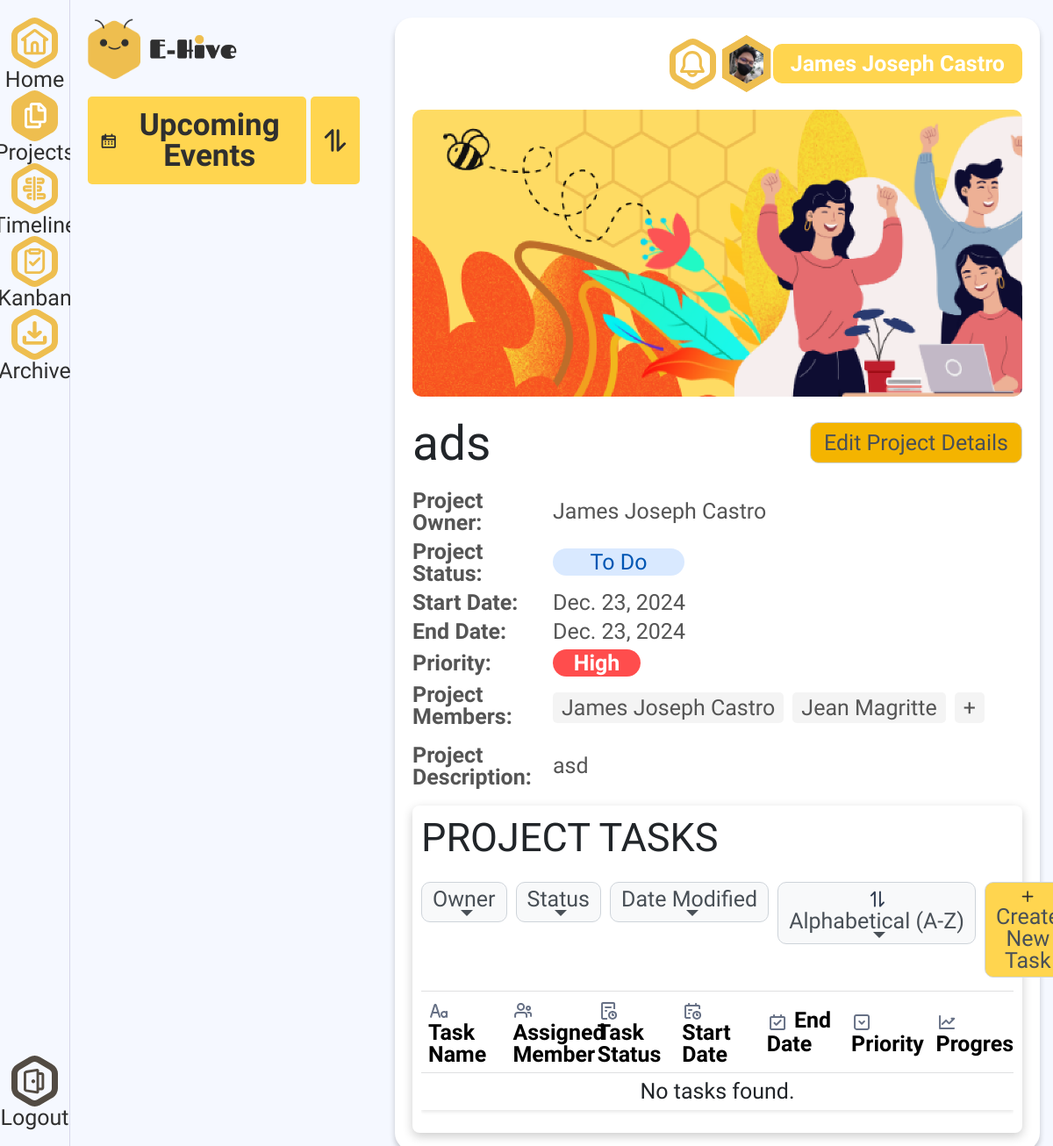
/my_app/view_proj/2/ (signed in), run on the app's committed database.
### my_app/models.py (models this page shows, shortened)
class User(models.Model):
    first_name = models.CharField(max_length=100)
    last_name = models.CharField(max_length=100)
    email = models.EmailField(unique=True)
    password = models.CharField(max_length=128)
    birthday = models.DateField()
    picture = models.CharField(
        max_length=255,
        blank=True,
        null=True,
        default='/static/profile_pictures/default_profile.jpg'
    )

class Project(models.Model):
    project_name = models.CharField(max_length=100)
    project_description = models.TextField(null=True)
    start_date = models.DateField()
    end_date = models.DateField()
    PROJECT_STATUS_CHOICES = [
        ('TO_DO', 'To Do'),
        ('IN_PROGRESS', 'In Progress'),
        ('COMPLETED', 'Completed'),
        ('CANCELLED', 'Cancelled'),
    ]
    project_status = models.CharField(max_length=20, choices=PROJECT_STATUS_CHOICES, default='TO_DO')
    PROJECT_PRIORITY_CHOICES = [
        ('LOW', 'Low'),
        ('MEDIUM', 'Medium'),
        ('HIGH', 'High'),
    ]
    project_priority = models.CharField(max_length=10, choices=PROJECT_PRIORITY_CHOICES, default='MEDIUM')
    user = models.ForeignKey('User', on_delete=models.CASCADE, related_name='projects')
    background = models.CharField(max_length=255, blank=True, null=True)
    is_archived = models.BooleanField(default=False)

class ProjectMembership(models.Model):
    user = models.ForeignKey('User', on_delete=models.CASCADE, related_name='memberships')
    project = models.ForeignKey('Project', on_delete=models.CASCADE, related_name='memberships')
    MEMBERSHIP_ROLE_CHOICES = [
        ('MANAGER', 'Manager'),
        ('MEMBER', 'Member'),
    ]
    membership_role = models.CharField(max_length=20, choices=MEMBERSHIP_ROLE_CHOICES, default='MEMBER')
    is_accepted = models.BooleanField(default=False)

### my_app/views.py (the view)
# urls.py: path('view_proj/<int:project_id>/', views.view_proj, name='view_proj'),
def view_proj(request, project_id):
    template = "view_proj.html"
    user_id = request.session.get('user_id')
    if not user_id:
        return redirect('login')
    project = get_object_or_404(Project, id=project_id)
    membership = ProjectMembership.objects.filter(user_id=user_id, project=project).first()
    if not membership or not membership.is_accepted:
        return redirect('project')
    tasks = Task.objects.filter(project=project).prefetch_related('task_assignments__user')
    accepted_memberships = ProjectMembership.objects.filter(project=project, is_accepted=True)
    context = {
        "title": "E-Hive",
        'project': project,
        'is_manager': membership.membership_role == 'MANAGER',
        'tasks': tasks,
        'accepted_memberships': accepted_memberships,
    }
    return render(request, template, context)

### my_app/context_processors.py (called while the page is built, shortened)
def user_context(request):
    if 'user_id' in request.session:
        try:
            user = User.objects.get(id=request.session['user_id'])
            user_name = f"{user.first_name} {user.last_name}"
            default_picture = '/static/profile_pictures/default_profile.jpg'
            user_profile = user.picture if user.picture else default_picture
            return {
                'user_name': user_name,
                'user_birthday': user.birthday.strftime('%B %d, %Y') if user.birthday else None,
                'user_email': user.email,
                'user_profile': user_profile,
            }
        except User.DoesNotExist:
            pass

def notifications_context(request):
    if 'user_id' in request.session:
        user = User.objects.get(id=request.session['user_id'])
        return {
            'notifications': Notification.objects.filter(user=user, is_read=False)
        }
    return {'notifications': []}

### my_app/templates/view_proj.html (shortened to what this page needs)
{% extends 'base.html' %}
{% block content %}
{% load static %}
<link rel="stylesheet" href="{% static 'css/view_proj.css' %}">
<link href="https://cdn.jsdelivr.net/npm/bootstrap@5.3.0-alpha1/dist/css/bootstrap.min.css" rel="stylesheet">
<div class="dashboard">
    <main>
        <header>
            <div class="out-welcome">
                <div class="welcome" style="background: url({% static 'img/banner/timeline.png' %}) no-repeat center center; background-size: cover;"></div>
            </div>
        {% include 'profile_temp.html' %}
    </header>
    <div class="project-header">
      <h1 id="projectTitle">{{ project.project_name }}</h1>
      {% if is_manager %}
        <button class="edit-button" id="openModalButton2">Edit Project Details</button>
      {% endif %}
  </div>
  <div class="project-details">
      <div class="project-info">
        <div class="rows">
          <span><strong>Project Owner:</strong></span>
          <span id="projectOwner">{{ project.user.first_name }} {{ project.user.last_name }}</span>
      </div>
      <div class="rows">
          <span><strong>Project Status:</strong></span>
          <span id="projectStatus" class="status">{{ project.get_project_status_display }}</span>
      </div>
      <div class="rows">
          <span><strong>Start Date:</strong></span>
          <span id="projectStartDate">{{ project.start_date }}</span>
      </div>
      <div class="rows">
          <span><strong>End Date:</strong></span>
          <span id="projectEndDate">{{ project.end_date }}</span>
      </div>
      <div class="rows">
          <span><strong>Priority:</strong></span>
          <span id="projectPriority" class="priority {{ project.project_priority|lower }}">{{ project.get_project_priority_display }}</span>
      </div>
      <div class="rows">
          <span><strong>Project Members:</strong></span>
          <div id="projectMembers" class="members">
            {% for member in accepted_memberships %}
              <span class="member">{{ member.user.first_name }} {{ member.user.last_name }}</span>
            {% endfor %}
              {% if is_manager %}
                <span id="addMembers" class="member">+</span>
              {% endif %}
          </div>
      </div>
      <div class="rows">
          <span style="align-items: baseline; margin-top: 23px;"><strong>Project Description:</strong></span>
          <div class="project-description">
              <p id="projectDescription">{{ project.project_description }}</p>
          </div>
      </div>
      </div>
  </div>
    <div class="projects">
        <div class="conts">
            <div class="top">
                <h1>PROJECT TASKS</h1>
                <div class="custom-dropdown">
                <div class="dropdown">
                    <button class="btn btn-light dropdown-toggle" type="button" data-bs-toggle="dropdown">
                      Owner
                    </button>
                  </div>
                  <div class="dropdown">
                    <button class="btn btn-light dropdown-toggle" type="button" data-bs-toggle="dropdown">
                      Status
                    </button>
                  </div>
                  <div class="dropdown">
                    <button class="btn btn-light dropdown-toggle" type="button" data-bs-toggle="dropdown">
                      Date Modified
                    </button>
                  </div>
                  <div class="dropdown">
                    <button class="btn btn-light dropdown-toggle" type="button" data-bs-toggle="dropdown">
                      Alphabetical (A-Z)
                    </button>
                  </div>
                  {% if is_manager %}
                    <button class="btn yellow"style="background-color: #FFD54F;" type="button" id="openModalButton">
                      <svg width="20" height="20" viewBox="0 0 20 20" fill="none" xmlns="http://www.w3.org/2000/svg">
                          <path d="M10.0917 4.00659V15.2252M4.48242 9.61589H15.701" stroke="#2F2F2F" stroke-width="1.60586" stroke-linecap="round" stroke-linejoin="round"/>
                      </svg>
                      Create New Task
                    </button>
                  {% endif %}
                </div>
            </div>
            <div class="table-responsive">
                <table class="table table-hover table-bordered project-table">
                    <thead class="table-light">
                        <tr>
                            <th>
                                <span>
                                Task Name</th>
                            <th>
                                <span>
                                Assigned Member</th>
                            <th>
                                <span>
                                Task Status</th>
                            <th>
                                <span>
                                Start Date</th>
                            <th>
                                <span>
                                End Date</th>
                            <th>
                                <span>
                                Priority</th>
                            <th>
                                <span>
                                Progress</th>
                        </tr>
                    </thead>
                    <tbody id="taskAssignments">
                    </tbody>
                </table>
            </div>
        </div>
    </main>
{% endblock %}

### my_app/templates/profile_temp.html (shortened to what this page needs)
{% load static %}
<link rel="stylesheet" href="{% static 'css/profile_temp.css' %}">
<div class="profile">
    <div class="notification notification-icon-svg" >
    </div>
    <a href="{% url 'profile'%}">
        <div class="hexagon2-btn-wrapper">
            <div class="hexagon2">
                <img src="{{ user_profile }}" alt="Profile Picture" class="avatar2">
            </div>
        </div>
        <div class="profile-card">
            <span class="name">{{ user_name }}</span>
        </div>
    </a>
</div>

### my_app/static/css/base.css (style rules this page uses)
* { font-family: 'Dongle', sans-serif; line-height: 1; }
button, a { cursor: pointer; }
a, p, span { font-size: 25px; }
table { table-layout: fixed; }

### my_app/static/css/sidebar.css (style rules this page uses)
:root { --primary-color: #f2b600; --sidebar-background: #f5f8ff; --text-color: #333; --hover-opacity: 0.8; --box-shadow: 0 0 10px rgba(0, 0, 0, 0.1); --sidebar-width: 80px; --sidebar-item-height: 50px; --icon-size: 50px; --border-radius: 12px; --white: #ffffff; --button-color: #EEBE4F; --button2-color:#524B43; }
body, html { font-family: 'Fredoka One', sans-serif; margin: 0; padding: 0; box-sizing: border-box; height: 100%; overflow-y: auto; }

### my_app/static/css/upcoming.css (style rules this page uses)
:root { --primary-color: #FFD54F; --secondary-color: #D7C7FF; --text-color: #2F2F2F; --text-color2: #A5A5A5; --border-color: #ddd; --white: #ffffff; --background-color:#F5F8FF; --stroke: #524B43; --high-priority: #FF4D4D; --medium-priority: #FFA500; --low-priority: #00CC66; --background: #F9FAFB; }
* { margin: 0; padding: 0; box-sizing: border-box; }
body { line-height: 1; }
.priority { width: 120px; }
.priority { display: inline-block; padding: 4px 12px; text-align: center; color: white; border-radius: 20px; font-size: 25px; font-weight: bold; width: 150px; }

### my_app/static/css/view_proj.css (style rules this page uses)
.project-header { display: flex; justify-content: space-between; align-items: center; padding: 20px 0; }
.project-header h1 { font-size: 55px; margin: 0; }
.edit-button { background-color: #f4b400; border: none; color: #fff; padding: 10px 15px; border-radius: 5px; cursor: pointer; font-size: 25px; }
.project-details { display: flex; gap: 20px; }
.project-info { flex: 1; }
.project-info p { margin: 5px 0; }
.status { background-color: #d9e9ff; color: #0056b3; padding: 3px 6px; border-radius: 5px; font-size: 25px; text-align: center; }
.priority { padding: 3px 6px; border-radius: 5px; font-size: 25px; color: #fff; }
#projectPriority { max-width: 100px; }
.rows .priority.high { background-color: var(--high-priority); }
.members { display: flex; flex-wrap: wrap; gap: 10px; margin-top: 5px; }
.member { background-color: #f4f4f4; padding: 5px 10px; border-radius: 5px; font-size: 25px; }
.project-description { flex: 2; }
.project-description p { line-height: 1.6; color: #555; }
.top { display: flex; align-items: center; justify-content: space-between; flex-wrap: wrap; flex-direction: row; }
.project-table th, .project-table td { vertical-align: middle; }
.conts { padding: 10px; border-radius: 8px; box-shadow: 0 4px 12px rgb(0, 0, 0, 0.2); background-color: #ffffff; }
a { cursor: pointer; }
#addMembers { cursor: pointer; }

### my_app/templates/view_proj.html (style rules this page uses)
.table { border-spacing: 0; border: transparent; }
.table>:not(caption)>*>* { background-color: #ffffff; }
tr { box-shadow: 0 2px 4px rgba(0, 0, 0, 0.1); }
table { border-radius: 8px; }
.name { font-size: 16px; font-weight: bold; color: white; }
p { margin: 0; }
.priority, .status { width: 150px; border-radius: 16px; }
.custom-dropdown { display: flex; gap: 10px; justify-content: flex-end; margin: 15px 0; }
.custom-dropdown .btn { display: flex; border-radius: 10px; background-color: #f8f9fa; border: 1px solid #ced4da; font-size: 25px; font-weight: 500; color: #495057; line-height: 1; align-items: center; justify-content: center; flex-wrap: wrap; flex-direction: row; }
.top h1 { font-size: 45px; }
table { table-layout: fixed; border-collapse: collapse; }
td, th { border: none; padding: 0; margin: 0; }
.edit-button { background-color: #f4b400; display: flex; border-radius: 10px; border: 1px solid #ced4da; font-size: 25px; font-weight: 500; color: #495057; line-height: 1; align-items: center; justify-content: center; flex-wrap: wrap; flex-direction: row; }

### data on the page
User: picture (picture)
Project: project_name "ads", user.first_name "James Joseph", user.last_name "Castro", project_status "To Do", start_date "Dec. 23, 2024", end_date "Dec. 23, 2024", project_priority "High", project_description "asd"
ProjectMembership: user.first_name "James Joseph", user.last_name "Castro"
ProjectMembership: user.first_name "Jean", user.last_name "Magritte"

### other printed values
{{ user_name }} "James Joseph Castro"
